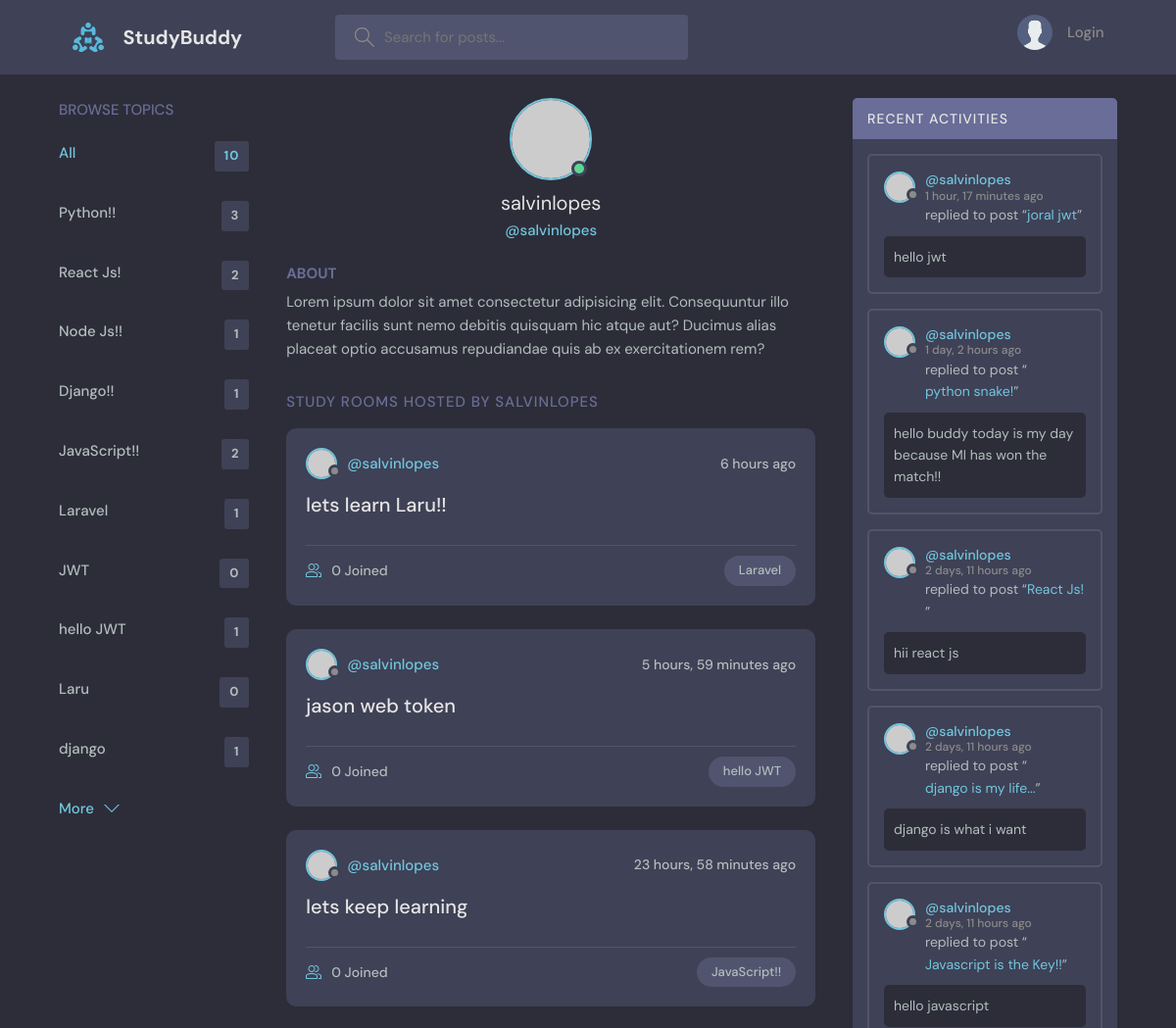
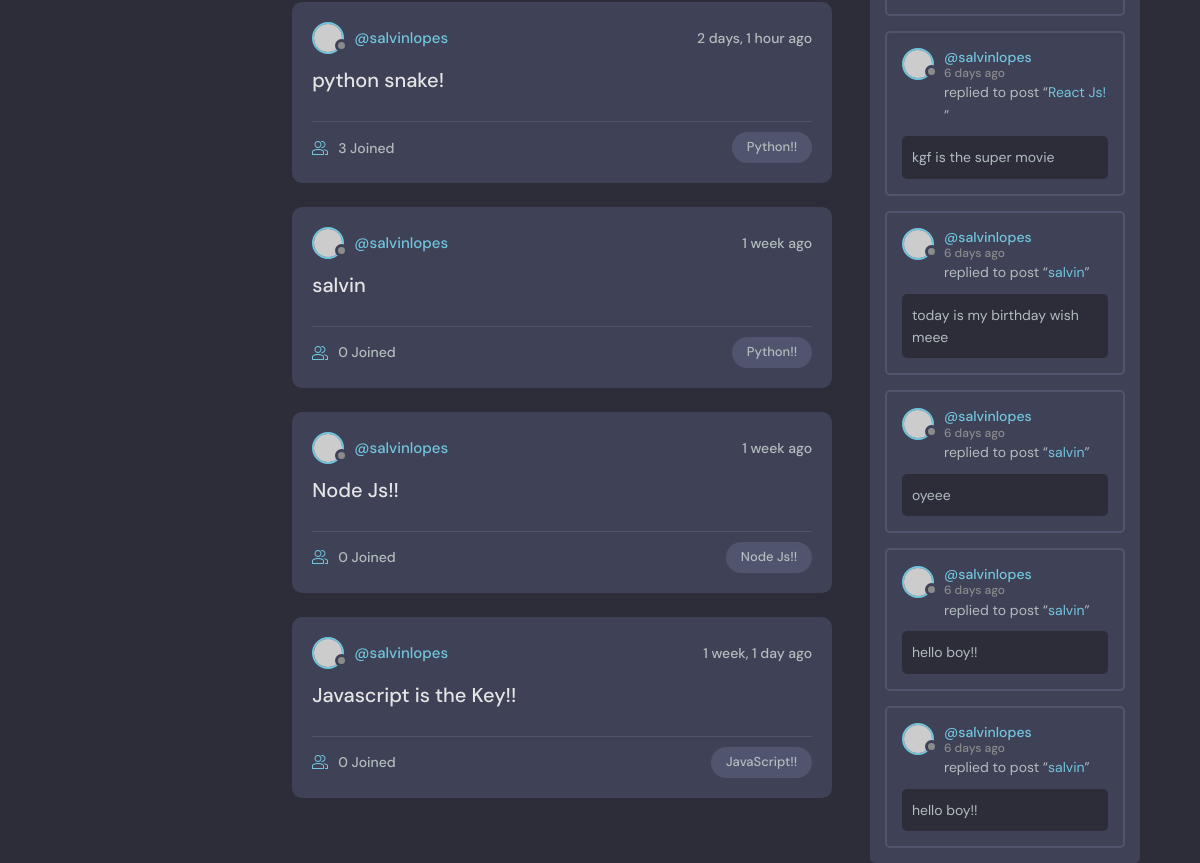
Page /profile/1/ on the committed database (2 pictures, top to bottom).
### base/models.py (models this page shows, shortened)
class Topic(models.Model):
    name = models.CharField(max_length=200)

class Room(models.Model):
    host = models.ForeignKey(User,on_delete=models.SET_NULL,null=True)
    topic = models.ForeignKey(Topic,on_delete = models.SET_NULL,null=True)
    name = models.CharField(max_length=200)
    description = models.TextField(null=True , blank = True)
    participants = models.ManyToManyField(User,related_name='participants',blank=True) #AGAIN GOD MODE
    updated = models.DateTimeField(auto_now=True)
    created = models.DateTimeField(auto_now_add=True)
    class Meta:
        ordering = ['-updated','-created']
    def __str__(self):
        return self.name

class Message(models.Model):
    user = models.ForeignKey(User,on_delete=models.CASCADE)
    room = models.ForeignKey(Room,on_delete=models.CASCADE)
    body = models.TextField()
    updated = models.DateTimeField(auto_now=True)
    created = models.DateTimeField(auto_now_add=True)
    class Meta:
        ordering = ['-updated','-created']

### base/views.py (the view)
# urls.py: path('profile/<str:pk>/',views.userProfile,name = 'user-profile'),
def userProfile(request,pk):
    user = User.objects.get(id = pk)
    rooms = user.room_set.all() #GOD MODE IS ONNN 😆
    room_messages = user.message_set.all()
    topics = Topic.objects.all()
    context = {'user':user,
    'rooms':rooms,'room_messages':room_messages,'topics':topics,
    }
    return render(request,'base/profile.html',context)

### base/templates/base/profile.html (shortened to what this page needs)
{% extends 'main.html' %}
{% block content %}
  <main class="profile-page layout layout--3">
    <div class="container">
      {% include 'base/topics_component.html' %}
      <div class="roomList">
        <div class="profile">
          <div class="profile__avatar">
            <div class="avatar avatar--large active">
              <img src="https://randomuser.me/api/portraits/men/11.jpg" />
            </div>
          </div>
          <div class="profile__info">
            <h3>{{ user.username }}</h3>
            <p>@{{ user.username }}</p>
          </div>
          <div class="profile__about">
            <h3>About</h3>
            <p>
              Lorem ipsum dolor sit amet consectetur adipisicing elit. Consequuntur illo tenetur
              facilis sunt nemo debitis quisquam hic atque aut? Ducimus alias placeat optio
              accusamus repudiandae quis ab ex exercitationem rem?
            </p>
          </div>
        </div>
        <div class="roomList__header">
          <div>
            <h2>Study Rooms Hosted by {{ user.username }}</a>
            </h2>
          </div>
        </div>
        {% include 'base/feed_component.html' %}
      </div>
      {% include 'base/activity_component.html' %}
    </div>
  </main>
{% endblock %}

### templates/main.html (shortened to what this page needs)
{% load static %}
<!DOCTYPE html>
<html lang="en">
  <head>
    <link rel="stylesheet" href="{% static 'styles/style.css' %}" />
  </head>
  <body>
    {% include 'navbar.html' %}
    {% block content %}
    {% endblock %}
  </body>
</html>

### templates/navbar.html (shortened to what this page needs)
{% load static %}
<header class="header header--loggedIn">
  <div class="container">
    <a href="{% url 'home' %}" class="header__logo">
      <img src="{% static 'images/logo.svg' %}" />
      <h1>StudyBuddy</h1>
    </a>
    <form class="header__search" method="GET" action="{% url 'home' %}">
      <label>
        <input name="q" placeholder="Search for posts..." />
      </label>
    </form>
    <nav class="header__menu">
      {% if request.user.is_authenticated %}
      <div class="header__user">
        <a href="{% url 'user-profile' user.id %}">
          <div class="avatar avatar--medium active">
            <img src="https://randomuser.me/api/portraits/men/37.jpg" />
          </div>
          <p>{{request.user.username}} <span>@{{request.user.username}}</span></p>
        </a>
        <button class="dropdown-button">
          <svg version="1.1" xmlns="http://www.w3.org/2000/svg" width="32" height="32" viewBox="0 0 32 32">
            <title>chevron-down</title>
            <path d="M16 21l-13-13h-3l16 16 16-16h-3l-13 13z"></path>
          </svg>
        </button>
      </div>
      {% else %}
      <a href="{% url 'login' %}">
        <img src="{% static 'images/avatar.svg' %}" />
        <p>Login</p>
      </a>
      {% endif %}
    </nav>
  </div>
</header>

### base/templates/base/topics_component.html
<div class="topics">
  <div class="topics__header">
    <h2>Browse Topics</h2>
  </div>
  <ul class="topics__list">
    <li>
      <a href="{% url 'home' %}" class="active">All <span>{{ topics.count }}</span></a>
    </li>
    {% for topic in topics %}
    <li>
      <a href="{% url 'home' %}?q={{topic.name}}">{{topic.name}} <span>{{topic.room_set.all.count}}</span></a>
    </li>
    {% endfor %}
  </ul>
  <a class="btn btn--link" href="{% url 'topics' %}">
    More
    <svg version="1.1" xmlns="http://www.w3.org/2000/svg" width="32" height="32" viewBox="0 0 32 32">
      <title>chevron-down</title>
      <path d="M16 21l-13-13h-3l16 16 16-16h-3l-13 13z"></path>
    </svg>
  </a>
</div>

### base/templates/base/feed_component.html (shortened to what this page needs)
{% for room in rooms %}
<div class="roomListRoom">
  <div class="roomListRoom__header">
    <a href="{% url 'user-profile' room.host.id %}" class="roomListRoom__author">
      <div class="avatar avatar--small">
        <img src="https://randomuser.me/api/portraits/women/11.jpg" />
      </div>
      <span>@{{ room.host.username }}</span>
    </a>
    <div class="roomListRoom__actions">
      <span>{{ room.created|timesince }} ago</span>
    </div>
  </div>
  <div class="roomListRoom__content">
    <a href="{% url 'room' room.id %}">{{ room.name }}</a>
  </div>
  <div class="roomListRoom__meta">
    <a href="{% url 'room' room.id %}" class="roomListRoom__joined">
      {{ room.participants.all.count }} Joined
    </a>
    <p class="roomListRoom__topic">{{ room.topic.name }}</p>
  </div>
</div>
{% endfor %}

### base/templates/base/activity_component.html (shortened to what this page needs)
<div class="activities">
  <div class="activities__header">
    <h2>Recent Activities</h2>
  </div>
  {% for message in room_messages %}
  <div class="activities__box">
    <div class="activities__boxHeader roomListRoom__header">
      <a href="{% url 'user-profile' message.user.id %}" class="roomListRoom__author">
        <div class="avatar avatar--small">
          <img src="https://randomuser.me/api/portraits/women/11.jpg" />
        </div>
        <p>
          @{{ message.user.username }}
          <span>{{ message.created|timesince }} ago</span>
        </p>
      </a>
    </div>
    <div class="activities__boxContent">
      <p>replied to post “<a href="{% url 'room' message.room.id %}">{{ message.room }}</a>”</p>
      <div class="activities__boxRoomContent">
        {{ message.body }}
      </div>
    </div>
  </div>
  {% endfor %}
</div>

### rows in the picture
Topic: name "Python!!", room_set.all.count "3"
Topic: name "React Js!", room_set.all.count "2"
Topic: name "Node Js!!", room_set.all.count "1"
Topic: name "Django!!", room_set.all.count "1"
Topic: name "JavaScript!!", room_set.all.count "2"
Topic: name "Laravel", room_set.all.count "1"
Topic: name "JWT", room_set.all.count "0"
Topic: name "hello JWT", room_set.all.count "1"
Topic: name "Laru", room_set.all.count "0"
Topic: name "django", room_set.all.count "1"
Room: host.username "salvinlopes", created "6 hours", name "lets learn Laru!!", participants.all.count "0", topic.name "Laravel"
Room: host.username "salvinlopes", created "5 hours, 59 minutes", name "jason web token", participants.all.count "0", topic.name "hello JWT"
Room: host.username "salvinlopes", created "23 hours, 58 minutes", name "lets keep learning", participants.all.count "0", topic.name "JavaScript!!"
Room: host.username "salvinlopes", created "2 days, 1 hour", name "python snake!", participants.all.count "3", topic.name "Python!!"
Room: host.username "salvinlopes", created "1 week", name "salvin", participants.all.count "0", topic.name "Python!!"
Room: host.username "salvinlopes", created "1 week", name "Node Js!!", participants.all.count "0", topic.name "Node Js!!"
Room: host.username "salvinlopes", created "1 week, 1 day", name "Javascript is the Key!!", participants.all.count "0", topic.name "JavaScript!!"
Message: user.username "salvinlopes", created "1 hour, 17 minutes", room "joral jwt", body "hello jwt"
Message: user.username "salvinlopes", created "1 day, 2 hours", room "python snake!", body "hello buddy today is my day because MI has won the match!!"
Message: user.username "salvinlopes", created "2 days, 11 hours", room "React Js!", body "hii react js"
Message: user.username "salvinlopes", created "2 days, 11 hours", room "django is my life...", body "django is what i want"
Message: user.username "salvinlopes", created "2 days, 11 hours", room "Javascript is the Key!!", body "hello javascript"
Message: user.username "salvinlopes", created "6 days", room "React Js!", body "kgf is the super movie"
Message: user.username "salvinlopes", created "6 days", room "salvin", body "today is my birthday wish meee"
Message: user.username "salvinlopes", created "6 days", room "salvin", body "oyeee"
Message: user.username "salvinlopes", created "6 days", room "salvin", body "hello boy!!"
Message: user.username "salvinlopes", created "6 days", room "salvin", body "hello boy!!"

### other values in the picture
{{ topics.count }} "10"
{{ user.username }} "salvinlopes"
{{ user.username }} "SALVINLOPES"
